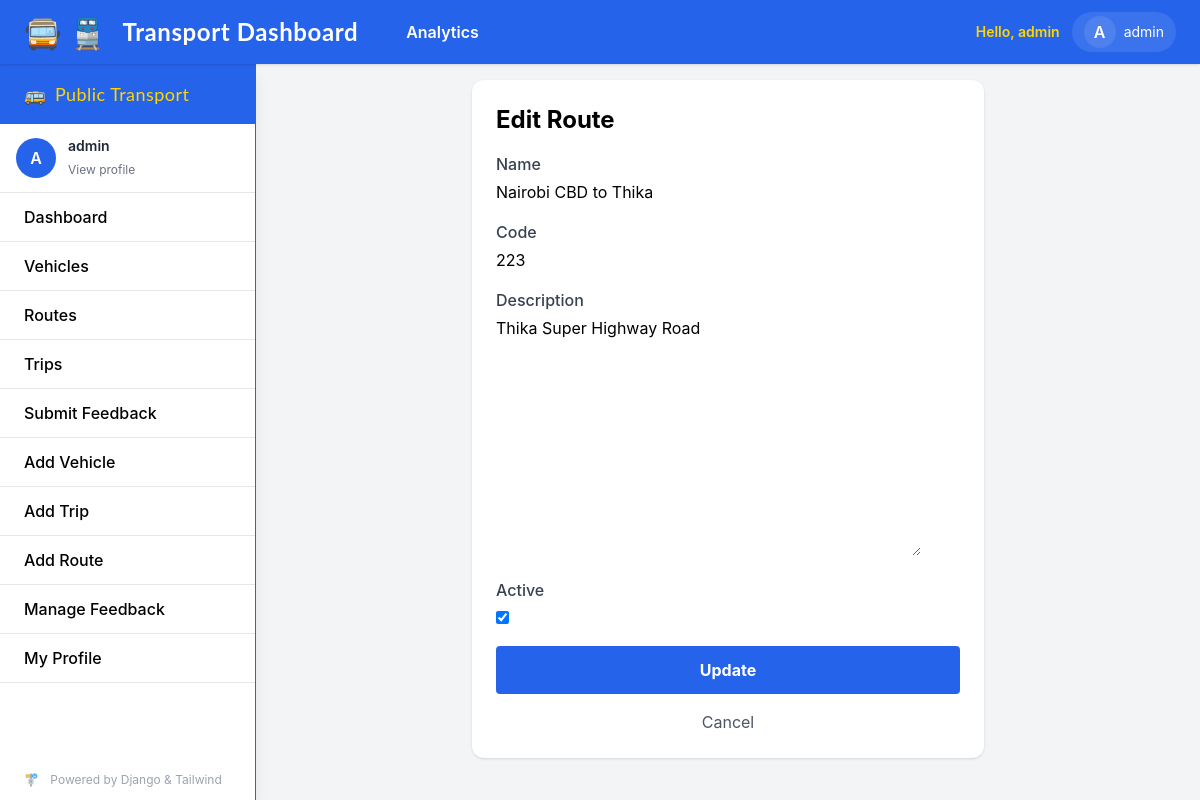
/routes/1/edit/ (signed in), run on the app's committed database.
### transport/models.py (models this page shows, shortened)
class Route(models.Model):
    name = models.CharField(max_length=100)
    code = models.CharField(max_length=20, unique=True)
    description = models.TextField(blank=True)
    active = models.BooleanField(default=True)

### transport/views.py (the view)
# urls.py: path('routes/<int:pk>/edit/', RouteUpdateView.as_view(), name='route-edit'),  # staff only
class RouteUpdateView(StaffRequiredMixin, UpdateView):
    model = Route
    fields = ['name', 'code', 'description', 'active']
    template_name = 'dashboard/route_form.html'
    success_url = reverse_lazy('dashboard:route-list')

### transport/views.py (called while the page is built)
    def test_func(self):
        return self.request.user.is_authenticated and self.request.user.is_staff

### transport/templates/dashboard/route_form.html (shortened to what this page needs)
{% extends "base.html" %}
{% block content %}
<div class="bg-white rounded-xl shadow p-6 max-w-lg mx-auto">
    <h2 class="text-2xl font-bold mb-4">{% if form.instance.pk %}Edit{% else %}Add{% endif %} Route</h2>
    <form method="post" class="space-y-4">
        {% for field in form %}
            <div>
                <label for="{{ field.id_for_label }}" class="block font-medium text-gray-700 mb-1">{{ field.label }}</label>
                {{ field }}
            </div>
        {% endfor %}
        <button type="submit" class="w-full py-3 bg-blue-600 text-white rounded font-bold hover:bg-blue-700 transition">
            {% if form.instance.pk %}Update{% else %}Add{% endif %}
        </button>
        <a href="{% url 'dashboard:route-list' %}" class="block mt-2 text-center text-gray-600 hover:underline">Cancel</a>
    </form>
</div>
{% endblock %}

### transport/templates/base.html (shortened to what this page needs)
<!DOCTYPE html>
<html lang="en">
<head>
    <script src="https://cdn.tailwindcss.com"></script>
</head>
<body class="bg-transport-gray min-h-screen font-sans">
    <nav class="fixed top-0 left-0 right-0 z-30 bg-transport-blue text-white h-16 flex items-center px-6 shadow">
        <div class="flex-1 flex items-center">
            <span class="mr-4 text-3xl font-display">
                🚍 🚆
            </span>
            <a class="font-bold text-2xl tracking-wide font-display mr-8 hover:text-transport-yellow transition" href="{% url 'dashboard:dashboard' %}">
                Transport Dashboard
            </a>
            {% if user.is_authenticated and user.is_staff %}
                <a href="{% url 'dashboard:analytics' %}" class="ml-4 hover:text-transport-yellow font-semibold transition">Analytics</a>
            {% endif %}
        </div>
        <div class="flex items-center space-x-4">
            {% if user.is_authenticated %}
                <div class="hidden sm:flex items-center space-x-3">
                    <div class="text-sm text-transport-yellow font-semibold">Hello, {{ user.get_full_name|default:user.username }}</div>
                    <div class="relative" x-data>
                        <button id="profile-menu-button" aria-haspopup="true" aria-expanded="false" class="flex items-center gap-2 bg-white/10 hover:bg-white/20 px-3 py-1 rounded-full focus:outline-none">
                            <span class="w-8 h-8 rounded-full bg-white/10 flex items-center justify-center font-semibold text-white">
                                {{ user.username|slice:":1"|upper }}
                            </span>
                            <span class="text-sm hidden md:inline">{{ user.username }}</span>
                        </button>
                    </div>
                </div>
            {% else %}
                <div>
                    <a href="{% url 'login' %}" class="hover:text-transport-yellow font-semibold transition">Login</a>
                </div>
            {% endif %}
        </div>
    </nav>
    <aside class="fixed top-16 left-0 h-[calc(100vh-4rem)] w-64 bg-white shadow-lg flex flex-col z-20 border-r border-transport-blue">
        <div class="flex items-center px-6 py-4 bg-transport-blue text-transport-yellow font-display text-lg tracking-wide">
            <span class="mr-2">🚌</span> Public Transport
        </div>
        {% if user.is_authenticated %}
        <div class="px-4 py-3 border-b">
            <div class="flex items-center gap-3">
                <div class="w-10 h-10 rounded-full bg-transport-blue text-white flex items-center justify-center font-semibold">
                    {{ user.username|slice:":1"|upper }}
                </div>
                <div>
                    <div class="text-sm font-semibold text-gray-800">{{ user.get_full_name|default:user.username }}</div>
                    <a href="{% url 'profile' %}" class="text-xs text-gray-500 hover:underline">View profile</a>
                </div>
            </div>
        </div>
        {% endif %}
        <a href="{% url 'dashboard:dashboard' %}" class="py-3 px-6 hover:bg-transport-blue hover:text-white border-b font-medium transition">Dashboard</a>
        <a href="{% url 'dashboard:vehicle-list' %}" class="py-3 px-6 hover:bg-transport-blue hover:text-white border-b font-medium transition">Vehicles</a>
        <a href="{% url 'dashboard:route-list' %}" class="py-3 px-6 hover:bg-transport-blue hover:text-white border-b font-medium transition">Routes</a>
        <a href="{% url 'dashboard:trip-list' %}" class="py-3 px-6 hover:bg-transport-blue hover:text-white border-b font-medium transition">Trips</a>
        <a href="{% url 'dashboard:feedback-create' %}" class="py-3 px-6 hover:bg-transport-blue hover:text-white border-b font-medium transition">Submit Feedback</a>
        {% if user.is_authenticated and user.is_staff %}
            <a href="{% url 'dashboard:vehicle-add' %}" class="py-3 px-6 hover:bg-transport-blue hover:text-white border-b font-medium transition">Add Vehicle</a>
            <a href="{% url 'dashboard:trip-add' %}" class="py-3 px-6 hover:bg-transport-blue hover:text-white border-b font-medium transition">Add Trip</a>
            <a href="{% url 'dashboard:route-add' %}" class="py-3 px-6 hover:bg-transport-blue hover:text-white border-b font-medium transition">Add Route</a>
            <a href="{% url 'dashboard:feedback-list' %}" class="py-3 px-6 hover:bg-transport-blue hover:text-white border-b font-medium transition">Manage Feedback</a>
            <a href="{% url 'profile' %}" class="py-3 px-6 hover:bg-transport-blue hover:text-white border-b font-medium transition">My Profile</a>
        {% endif %}
        <div class="mt-auto px-6 py-3 text-xs text-gray-400">
            <span class="mr-2">🚏</span> Powered by Django & Tailwind
        </div>
    </aside>
    <main class="ml-64 pt-20 px-8 pb-10 transition-all bg-transport-gray min-h-[calc(100vh-4rem)]">
        <div class="max-w-6xl mx-auto">
            {% block content %}
            {% endblock %}
        </div>
    </main>
</body>
</html>

### data on the page
Route: form "Nairobi CBD to Thika" "223" "Thika Super Highway Road" "☑"

### other printed values
{{ user.get_full_name|default:user.username }} "admin"
{{ user.username|slice:":1"|upper }} "A"
{{ user.username }} "admin"
{{ field.label }} "Name" "Code" "Description" "Active"
